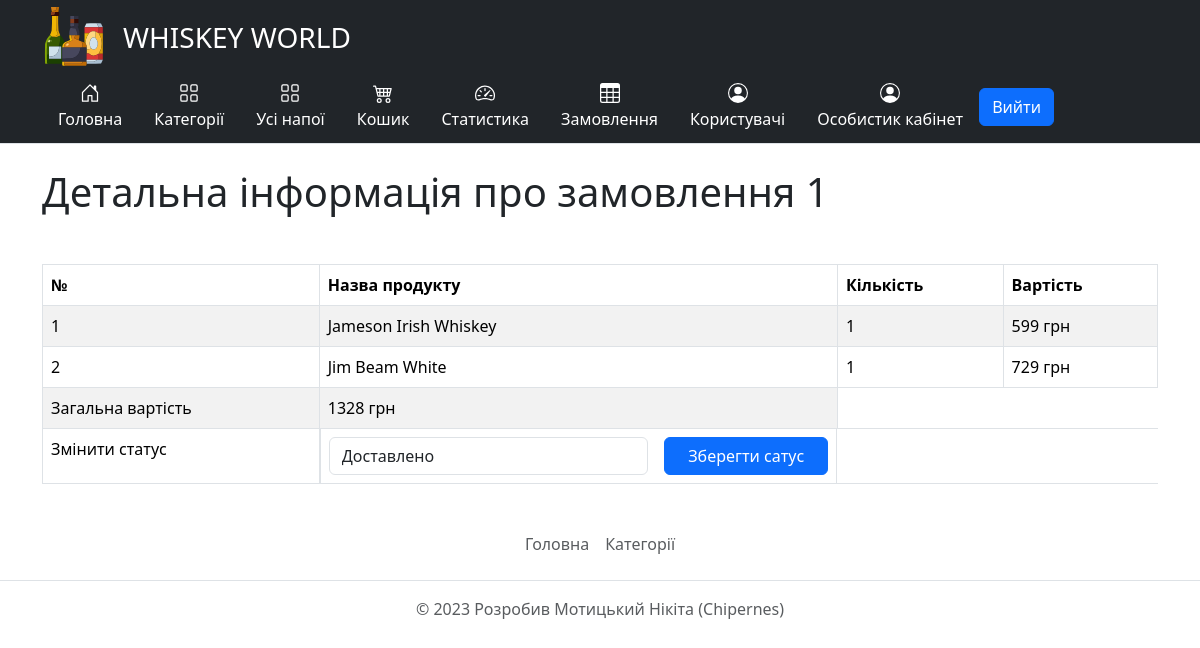
Screenshot of /orders/view/1 (signed in) with the database file from the repository.
### tables this page shows
CREATE TABLE `OrderItems` (
  `OrderItemId` int NOT NULL,
  `OrderId` int NOT NULL,
  `ProductId` int NOT NULL,
  `Count` int NOT NULL,
  `Price` float NOT NULL
);

CREATE TABLE `Products` (
  `ProductId` int NOT NULL,
  `CategoryId` int DEFAULT NULL,
  `Name` varchar(255) NOT NULL,
  `Type` varchar(255) DEFAULT NULL,
  `Color` varchar(255) NOT NULL,
  `SugarContentId` int DEFAULT NULL,
  `BrandId` int DEFAULT NULL,
  `Volume` float NOT NULL,
  `Strength` float NOT NULL,
  `Taste` varchar(255) NOT NULL,
  `GrapeVarietyId` int DEFAULT NULL,
  `Aging` tinyint DEFAULT NULL,
  `Description` text,
  `Count` int DEFAULT NULL,
  `Price` float NOT NULL,
  `Image` varchar(255) DEFAULT NULL,
  `Visibility` tinyint DEFAULT '1'
);

CREATE TABLE `Statuses` (
  `StatusId` int NOT NULL,
  `Name` varchar(255) NOT NULL
);

### core/Template.php (called while the page is built, shortened)
<?php
class Template
{
    public function __construct($path)
    {
        $this->path = $path;
    }
    public function getHTML() {
        include($this->path);
        $html = ob_get_contents();
        return $html;
    }
}

### core/Controller.php (called while the page is built, shortened)
<?php
class Controller
{
    protected $viewPath;
    public function __construct()
    {
        $this->moduleName = Core::getInstance()->app['moduleName'];
        $this->actionName = Core::getInstance()->app['$actionName'];
        $this->viewPath = "views/{$this->moduleName}/{$this->actionName}.php";
    }
    public function render($viewPath = null, $params = null)
    {
        if (empty($viewPath))
            $viewPath = $this->viewPath;
        $tpl = new Template($viewPath);
        if (!empty($params))
            $tpl->setParams($params);
        return $tpl->getHTML();
    }
}

### controllers/OrdersController.php (called while the page is built, shortened)
<?php
class OrdersController extends Controller
{
    public function viewAction($params)
    {
        $orderId = intval($params[0]);
        $orderItems = OrderItems::getOrderItemByOrderId($orderId);
        $joinedOrdersWithUsers = Orders::getJoinedOrdersWithUsers();
        $joinedOrderItemsWithProducts = OrderItems::getJoinedOrderItemsWithProducts();
        $totalPrice = OrderItems::getTotalPrice();
        $statuses = Statuses::getStatuses();
        $orders = Orders::getOrders();
        return $this->render(null,
            [
                'orderItems' => $orderItems,
                'joinedOrdersWithUsers' => $joinedOrdersWithUsers,
                'joinedOrderItemsWithProducts' => $joinedOrderItemsWithProducts,
                'totalPrice' => $totalPrice,
                'statuses' => $statuses,
                'orders' => $orders,
            ]
        );
    }
}

### index.php (called while the page is built, shortened)
<?php
spl_autoload_register(function($className) {
    $path = $className.'.php';
});
$core = core\Core::getInstance();
$core->Initialize();
$core->Run();

### core/DB.php (called while the page is built, shortened)
<?php
class DB
{
    protected $pdo;
    public function __construct($hostname, $login, $password, $database)
    {
        $this->pdo = new \PDO("mysql: host={$hostname}; dbname={$database}", $login, $password);
    }
    public function select($tableName, $fieldsList = '*', $conditionArray = null, $conditionOperators = 'AND')
    {
        if (is_string($fieldsList))
            $fieldsListString = $fieldsList;
        $wherePartString = '';
        if (is_array($conditionArray)) {
            $whereParts = [];
            foreach ($conditionArray as $key => $value) {
                $whereParts [] = "{$key} = :{$key}";
            }
            $wherePartString = 'WHERE ' . implode(" $conditionOperators ", $whereParts);
        }
        $res = $this->pdo->prepare("SELECT {$fieldsListString} FROM {$tableName} {$wherePartString}");
        $res->execute($conditionArray);
        return $res->fetchAll(\PDO::FETCH_ASSOC);
    }
    public function selectGroup($tableName, $fieldsList = '*', $conditionArray = null, $conditionOperators = 'AND', $groupBy = null, $orderBy = null)
    {
        if (is_string($fieldsList))
            $fieldsListString = $fieldsList;
        elseif (is_array($fieldsList))
            $fieldsListString = implode(', ', $fieldsList);
        $wherePartString = '';
        $groupByString = '';
        if (!empty($groupBy)) {
            $groupByString = 'GROUP BY ' . $groupBy;
        }
        $orderByString = '';
        $res = $this->pdo->prepare("SELECT {$fieldsListString} FROM {$tableName} {$wherePartString} {$groupByString} {$orderByString}");
        $res->execute($conditionArray);
        return $res->fetchAll(\PDO::FETCH_ASSOC);
    }
    public function selectJoin($tableNames, $joinFields, $selectedFields, $asAliases, $groupBy = [], $orderBy = null)
    {
        $fieldsListString = implode(', ', array_map(function ($selected, $as) {
            return ($as !== null) ? "$selected AS $as" : $selected;
        }, $selectedFields, $asAliases));
        $joinPartString = '';
        for ($i = 0; $i < count($tableNames) - 1; $i++) {
            $joinPartString .= " INNER JOIN {$tableNames[$i + 1]} ON {$tableNames[$i]}.{$joinFields[$i]} = {$tableNames[$i + 1]}.{$joinFields[$i]}";
        }
        $groupByString = '';
        $orderByString = '';
        $res = $this->pdo->prepare("SELECT $fieldsListString FROM {$tableNames[0]} $joinPartString $groupByString $orderByString");
        $res->execute();
        return $res->fetchAll(\PDO::FETCH_ASSOC);
    }
}

### models/OrderItems.php (called while the page is built, shortened)
<?php
class OrderItems
{
    protected static string $tableName = 'OrderItems';
    public static function getOrderItemByOrderId($id)
    {
        $rows = Core::getInstance()->db->select(self::$tableName, '*', ['OrderId' => $id]);
        if (!empty($rows))
            return $rows;
        else
            return null;
    }
    public static function getTotalPrice()
    {
        return Core::getInstance()->db->selectGroup(self::$tableName, 'OrderId, SUM(`Count` * `Price`) AS TotalPrice', null, 'AND', 'OrderId');
    }
    public static function getJoinedOrderItemsWithProducts()
    {
        return Core::getInstance()->db->selectJoin(['OrderItems', 'Products'], ['ProductId'], ['Products.Name', 'OrderItems.*'], ['ProductName', null]);
    }
}

### models/Statuses.php (called while the page is built, shortened)
<?php
class Statuses
{
    protected static string $tableName = 'Statuses';
    public static function getStatuses()
    {
        return Core::getInstance()->db->select(self::$tableName);
    }
}

### models/Orders.php (called while the page is built, shortened)
<?php
class Orders
{
    protected static string $tableName = 'Orders';
    public static function getOrders()
    {
        return Core::getInstance()->db->select(self::$tableName);
    }
}

### views/orders/view.php (the view, shortened to what this page needs)
<?php
$index = 0;
?>
<h1 class="mt-4 mb-5">Детальна інформація про замовлення <?= $orderItems[0]['OrderId'] ?></h1>
<div class="mt-4">
    <table class="table table-striped table-bordered">
        <thead>
        <tr>
            <th>№</th>
            <th>Назва продукту</th>
            <th>Кількість</th>
            <th>Вартість</th>
        </tr>
        </thead>
        <tbody>
        <?php foreach ($orderItems as $orderItem): ?>
            <tr>
                <td><?= $index + 1 ?></td>
                <td><?= $joinedOrderItemsWithProducts[$orderItem['OrderItemId'] - 1]['ProductName'] ?></td>
                <td><?= $orderItem['Count'] ?></td>
                <td><?= $orderItem['Price'] ?> грн</td>
            </tr>
            <?php $index += 1; ?>
        <?php endforeach; ?>
        <tr>
            <td>Загальна вартість</td>
            <td><?= $totalPrice[$orderItems[0]['OrderId'] - 1]['TotalPrice'] ?> грн</td>
        </tr>
        <tr>
            <td>
                <label for="status" class="form-label">Змінити статус</label>
            </td>
            <td class="d-flex gap-3">
                <select class="form-control" id="status" name="StatusId" aria-describedby="statusHelp">
                    <?php foreach ($statuses as $status): ?>
                        <option <?php if ($status['StatusId'] == $orders[$orderItems[0]['OrderId'] - 1]['StatusId']) echo 'selected'; ?> value="<?= $status['StatusId'] ?>"><?= $status['Name'] ?></option>
                    <?php endforeach; ?>
                </select>
                <a  href="#" id="changeStatus" class="w-50 btn btn-primary">Зберегти сатус</a>
            </td>
        </tr>
        </tbody>
    </table>
</div>

### rows the page displays
orderitems: OrderId "1", OrderItemId.Name "Jameson Irish Whiskey", Count "1", Price "599", StatusId "Доставлено"
orderitems: OrderItemId.Name "Jim Beam White", Count "1", Price "729"

### other values shown
$totalPrice[$orderItems[0]['OrderId'] - 1]['TotalPrice'] "1328"
